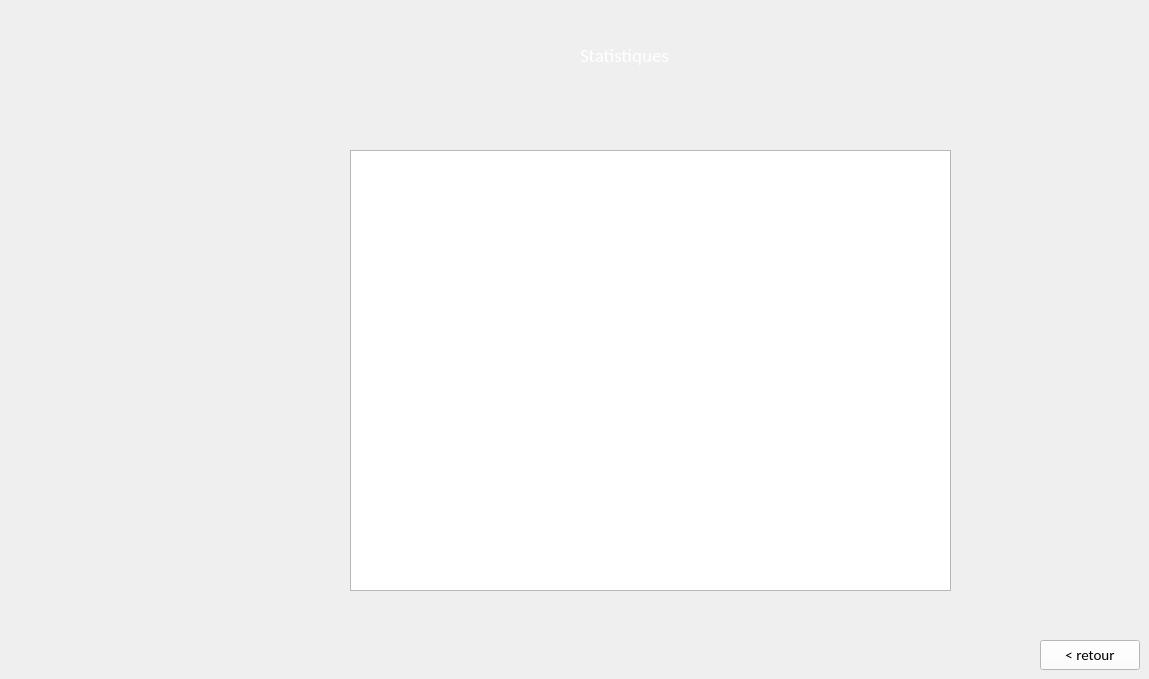
      <widget class="QWidget" name="statistique_p">
       <widget class="QLabel" name="titreS_p">
        <property name="geometry">
         <rect>
          <x>580</x>
          <y>40</y>
          <width>121</width>
          <height>31</height>
         </rect>
        </property>
        <property name="font">
         <font>
          <family>Calibri</family>
          <pointsize>14</pointsize>
         </font>
        </property>
        <property name="styleSheet">
         <string notr="true">color: rgb(255, 255, 255);</string>
        </property>
        <property name="text">
         <string>Statistiques</string>
        </property>
       </widget>
       <widget class="QTreeView" name="treeView_p">
        <property name="geometry">
         <rect>
          <x>350</x>
          <y>150</y>
          <width>601</width>
          <height>441</height>
         </rect>
        </property>
       </widget>
       <widget class="QPushButton" name="pushButton_retourS_p">
        <property name="geometry">
         <rect>
          <x>1040</x>
          <y>640</y>
          <width>100</width>
          <height>30</height>
         </rect>
        </property>
        <property name="font">
         <font>
          <family>Calibri</family>
          <pointsize>11</pointsize>
         </font>
        </property>
        <property name="styleSheet">
         <string notr="true">background-color: rgb(255, 255, 255);</string>
        </property>
        <property name="text">
         <string>&lt; retour</string>
        </property>
       </widget>
      </widget>
